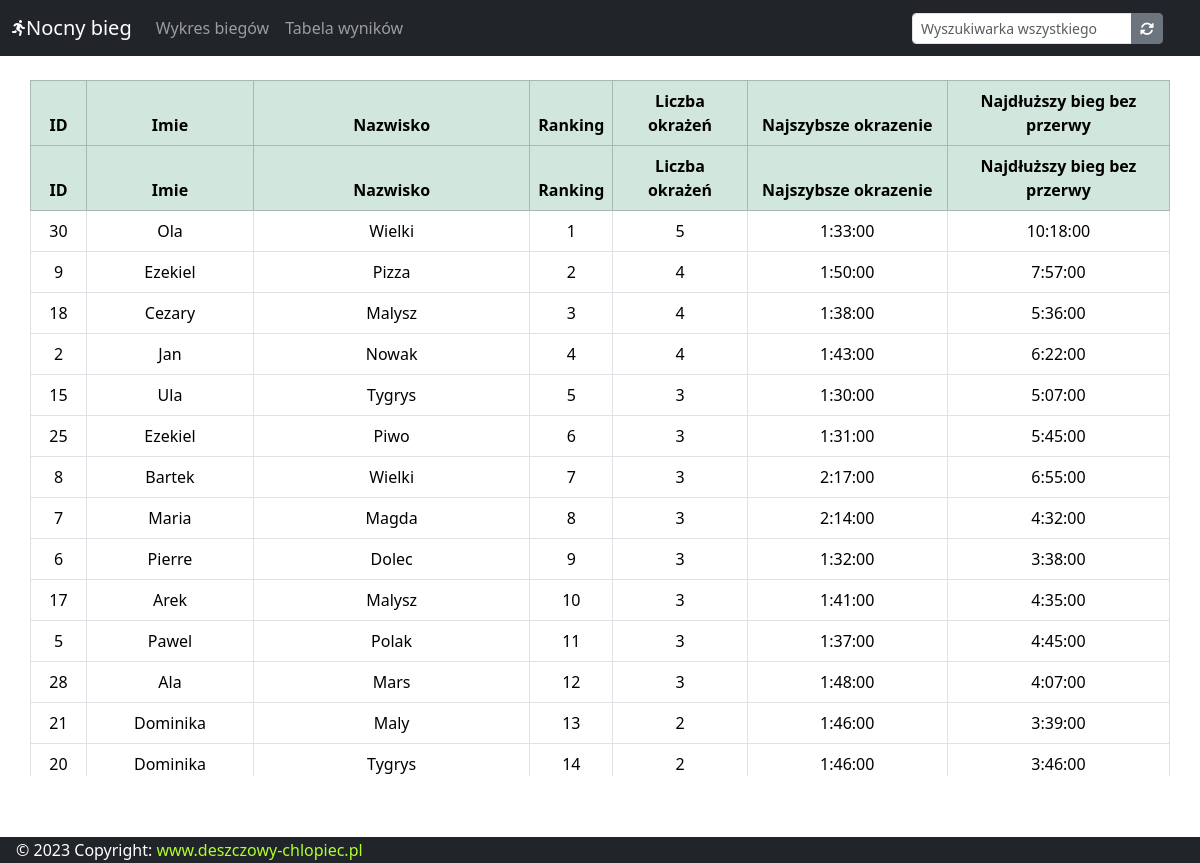
Screenshot of /table/result with the database file from the repository.
### runChart/models.py (models this page shows, shortened)
class Runner(models.Model):
    id = models.IntegerField(primary_key=True)
    name = models.CharField(max_length=100, verbose_name="Imie biegacza")
    surname = models.CharField(max_length=100, verbose_name="Nazwisko biegacza")

### runChart/views.py (the view)
# urls.py: path('table/result', views.resultTable, name='resultTable'),
def resultTable(request):
    runsData = get_runner_laps_and_records()
    return render(request, 'table/result.html', {"runsData": runsData, "table_script": 'tableUser'})

### runChart/functions.py (called while the page is built)
def get_runner_laps_and_records():
    result = []
    lastRuns = get_last_run_for_every_runner(True)
    lastRuns = sorted(lastRuns, key=lambda run: (-run.numberOfLaps, str(run.endLapDate)))
    for rank, lastRun in enumerate(lastRuns):
        shortestTime = get_best_time_for_runner(lastRun.runnerId)
        longestTime = get_longest_run_without_breaks_for_runner(lastRun.runnerId)
        if lastRun.endLapDate is None:
            result.append([lastRun.runnerId.id, lastRun.runnerId.name, lastRun.runnerId.surname, rank+1, lastRun.numberOfLaps - 1, shortestTime, longestTime])
        else:
            result.append([lastRun.runnerId.id, lastRun.runnerId.name, lastRun.runnerId.surname, rank+1, lastRun.numberOfLaps, shortestTime, longestTime])
    return result

def get_longest_run_without_breaks_for_runner(runnerId):
    runs = RunningLap.objects.filter(runnerId=runnerId).order_by('startLapDate')
    longest_time = timedelta(0)
    current_time = timedelta(0)
    previous_run_end = None
    for run in runs:
        if previous_run_end is None:
            previous_run_end = run.startLapDate
        if previous_run_end.hour == run.startLapDate.hour and previous_run_end.minute == run.startLapDate.minute and run.endLapDate is not None:
            current_time += run.endLapDate - run.startLapDate
        elif previous_run_end != run.startLapDate and run.endLapDate is not None:
            current_time = run.endLapDate - run.startLapDate
        else:
            break
        if current_time > longest_time:
            longest_time = current_time
        previous_run_end = run.endLapDate
    return longest_time

def get_best_time_for_runner(runnerId):
    runs = RunningLap.objects.filter(runnerId=runnerId)
    shortest_time = timedelta.max if runs else None
    for run in runs:
        time = run.endLapDate - run.startLapDate if run.endLapDate is not None else None
        if time is not None and time < shortest_time:
            shortest_time = time
    if shortest_time == timedelta.max:
        shortest_time = None
    return shortest_time

### runChart/templates/table/result.html (shortened to what this page needs)
{% extends 'partials/base.html' %}
{% block content %}
    <div>
        <head>
        </head>
        <body>
            <div class="TableContainer">
                <br>
                <table class="table table-bordered" id="example" style="text-align: center;">
                    <thead class="table-success">
                        <tr>
                            <th style="width: 5%;">ID</th>
                            <th style="width: 15%;">Imie</th>
                            <th style="width: 25%;">Nazwisko</th>
                            <th style="width: 5%;">Ranking</th>
                            <th style="width: 12%;">Liczba okrażeń</th>
                            <th style="width: 18%;">Najszybsze okrazenie</th>
                            <th style="width: 20%;">Najdłuższy bieg bez przerwy</th>
                        </tr>
                    </thead>
                    <tbody>
                        {% for run in runsData %}
                        <tr class="clickable-row" data-href="{% url 'runnerResults' run.0 %}">
                            <td>{{ run.0 }}</td>
                            <td>{{ run.1 }}</td>
                            <td>{{ run.2 }}</td>
                            <td>{{ run.3 }}</td>
                            <td>{{ run.4 }}</td>
                            <td>{{ run.5 }}</td>
                            <td>{{ run.6 }}</td>
                        </tr>
                        {% endfor %}
                    </tbody>
                </table>
            </div>
        </body>
    </div>
{% endblock %}

### runChart/templates/partials/base.html (shortened to what this page needs)
<!doctype html>
{% load static %}
<html lang="pl">
<head>
    <link rel="stylesheet" type="text/css" href="{% static 'userPages/base.css' %}">
    <link href="https://cdn.jsdelivr.net/npm/bootstrap@5.3.2/dist/css/bootstrap.min.css" rel="stylesheet">
    <link href="https://cdn.datatables.net/v/bs5/jq-3.7.0/jszip-3.10.1/dt-1.13.6/b-2.4.2/b-html5-2.4.2/b-print-2.4.2/sc-2.2.0/datatables.min.css" rel="stylesheet">
</head>
<body class="wrapper">
    <div class="myNavAndContent">
        <header>
            {% if request.path == '/chart/line/' or request.path == '/' %}
                {% include 'partials/nav_with_button.html' %}
            {% else %}
                {% include 'partials/nav.html' %}
            {% endif %}
        </header>
        <main>
            {% block content %}
            {% endblock %}
        </main>
    </div>
    {% include 'partials/footer.html' %}
</body>
</html>

### runChart/templates/partials/nav.html (shortened to what this page needs)
<link rel="stylesheet" href="https://cdnjs.cloudflare.com/ajax/libs/font-awesome/6.4.0/css/all.min.css" />
<nav class="navbar navbar-expand-lg navbar-dark bg-dark">
    <div class="container-fluid">
        <i class="fa-solid fa-person-running" style="color: #fff;"></i>
        <a class="navbar-brand" href="#">Nocny bieg</a>
        <div class="collapse navbar-collapse" id="navbarSupportedContent">
            <ul class="navbar-nav me-auto mb-2 mb-lg-0">
                <li class="nav-item">
                    <a class="nav-link" href="{% url 'line_chart' %}">Wykres biegów</a>
                </li>
                <li class="nav-item">
                    <a class="nav-link" href="{% url 'resultTable' %}">Tabela wyników</a>
                </li>
          </ul>
        </div>
        <div class="d-flex" style="margin-right: 25px">
            <div class="input-group input-group-sm">
                <input class="form-control" type="search" id="search" placeholder="Wyszukiwarka wszystkiego" aria-label="Search">
                <a href="{% url 'resultTable' %}" class="btn btn-secondary btn-sm">
                    <i class="fas fa-sync-alt"></i>
                </a>
            </div>
        </div>
    </div>
</nav>

### runChart/templates/partials/footer.html
<footer class="bg-dark text-center text-lg-start" id="footer" style="color: #fff;">
    <div class="text center p-3">&copy; {% now "Y" %} Copyright:
        <a class="text-light" href="http://www.deszczowy-chlopiec.pl" style="text-decoration: none;">
            <span style="color: greenyellow">www.deszczowy-chlopiec.pl</span>
        </a>
    </div>
</footer>

### static/userPages/base.css (style rules this page uses)
body, html { margin: 0; padding: 0; height: 100%; max-width: 100%; }
.myNavAndContent { max-width: 100%; overflow-x: hidden; height: 97%; overflow: hidden; }
.wrapper { overflow: hidden; }
footer { height: 3%; margin: 0px; padding: 0px; width: 100%; position: absolute; bottom: 0; left: 0; right: 0; display: flex; align-items: center; }
.TableContainer { width: 95%; margin-left: auto; margin-right: auto; }

### rows the page displays
Runner: name "Ola", surname "Wielki"
Runner: name "Ezekiel", surname "Pizza"
Runner: name "Cezary", surname "Malysz"
Runner: name "Jan", surname "Nowak"
Runner: name "Ula", surname "Tygrys"
Runner: name "Ezekiel", surname "Piwo"
Runner: name "Bartek", surname "Wielki"
Runner: name "Maria", surname "Magda"
Runner: name "Pierre", surname "Dolec"
Runner: name "Arek", surname "Malysz"
Runner: name "Pawel", surname "Polak"
Runner: name "Ala", surname "Mars"
Runner: name "Dominika", surname "Maly"
Runner: name "Dominika", surname "Tygrys"

### other values shown
{{ run.0 }} "30" "9" "18" "2" "15" "25" "8" "7" "6" "17" "5" "28" "21" "20"
{{ run.3 }} "1" "2" "3" "4" "5" "6" "7" "8" "9" "10" "11" "12" "13" "14"
{{ run.4 }} "5" "4" "4" "4" "3" "3" "3" "3" "3" "3" "3" "3" "2" "2"
{{ run.5 }} "1:33:00" "1:50:00" "1:38:00" "1:43:00" "1:30:00" "1:31:00" "2:17:00" "2:14:00" "1:32:00" "1:41:00" "1:37:00" "1:48:00" "1:46:00" "1:46:00"
{{ run.6 }} "10:18:00" "7:57:00" "5:36:00" "6:22:00" "5:07:00" "5:45:00" "6:55:00" "4:32:00" "3:38:00" "4:35:00" "4:45:00" "4:07:00" "3:39:00" "3:46:00"
